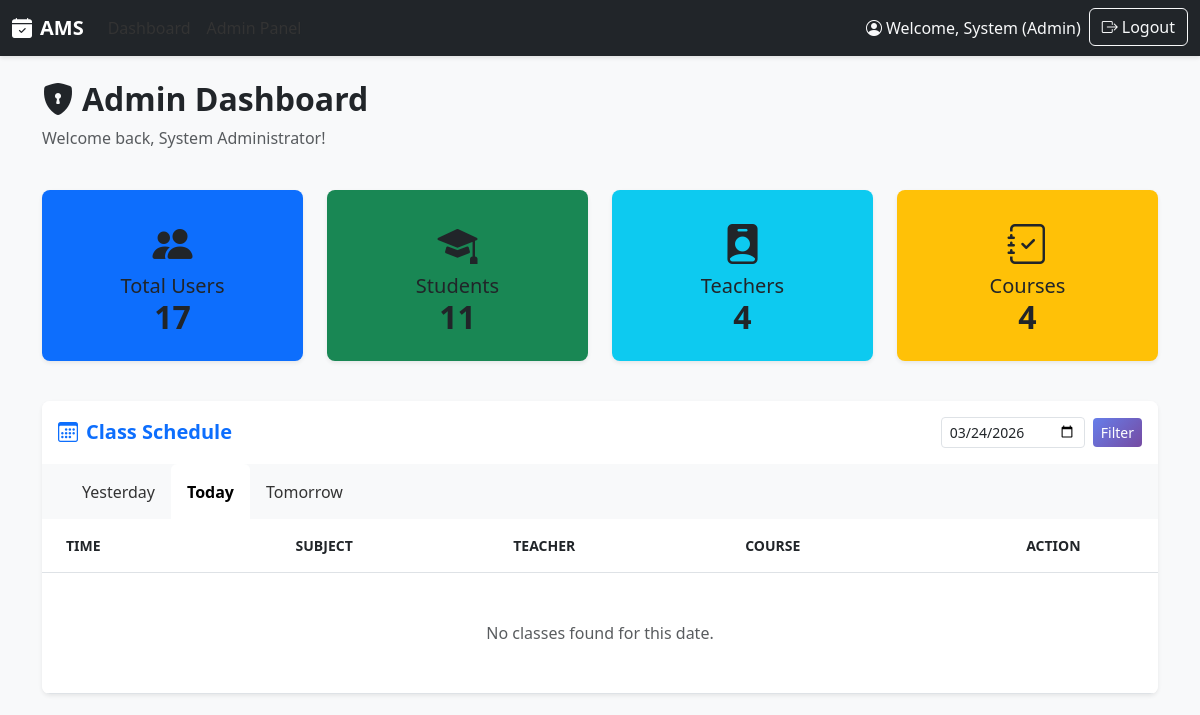
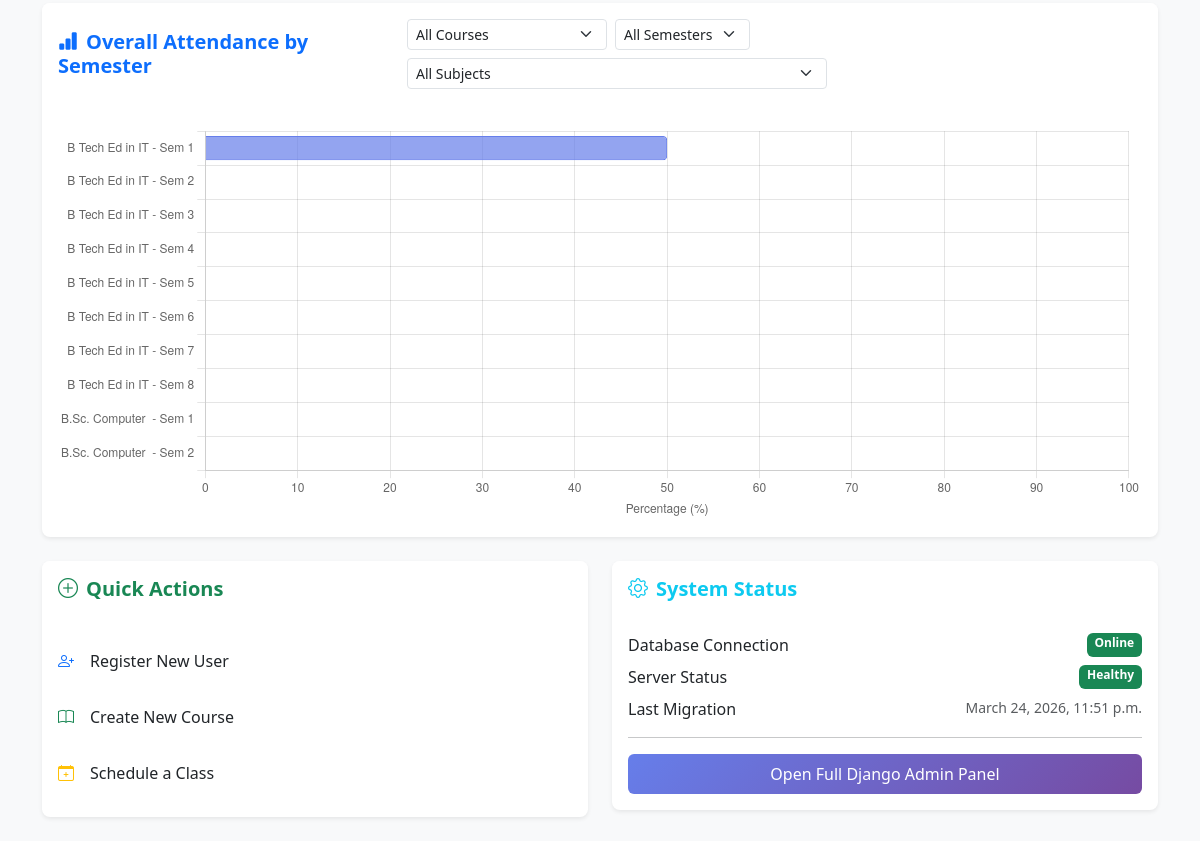
The page /accounts/dashboard/admin/ (signed in) on the database as committed earlier (2 pictures, top to bottom).
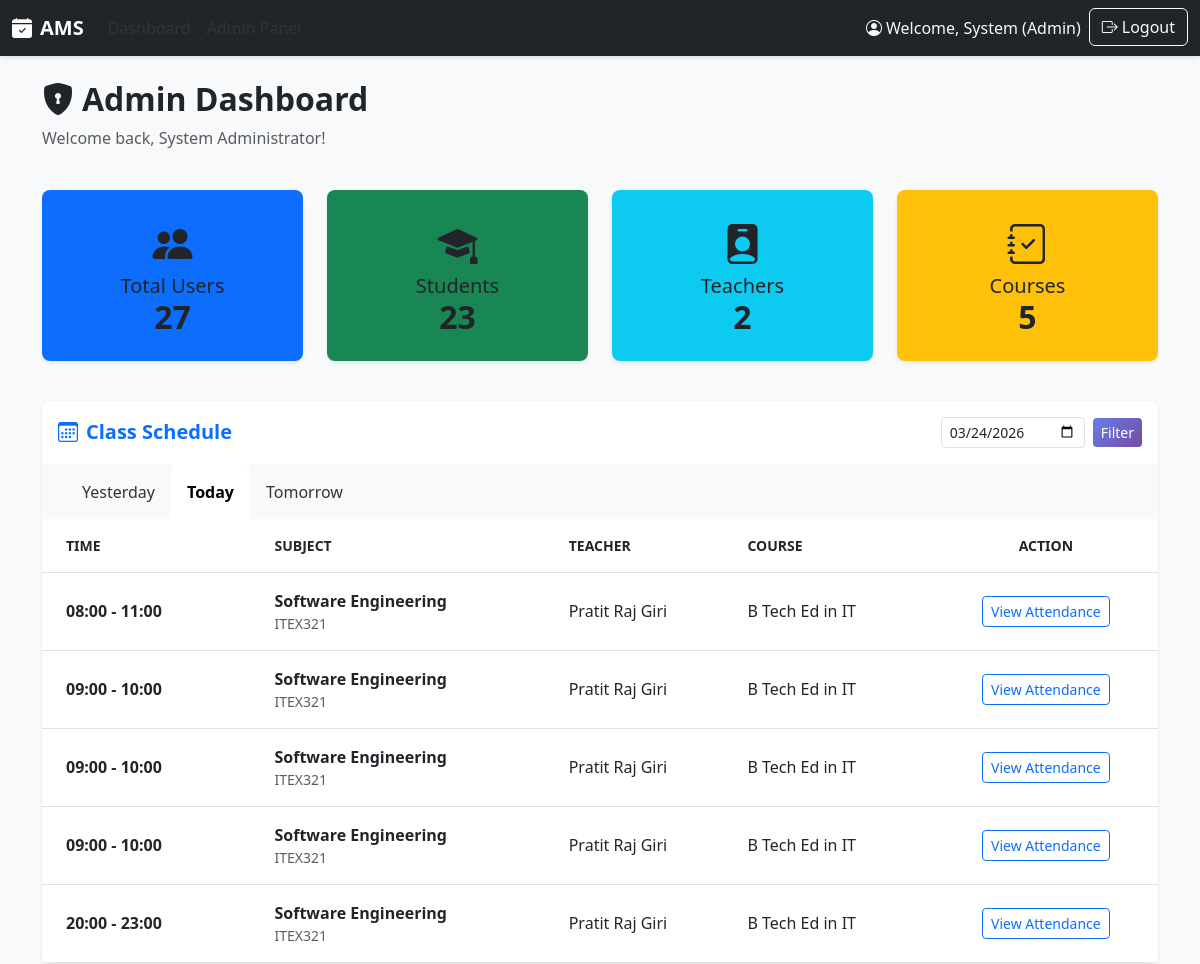
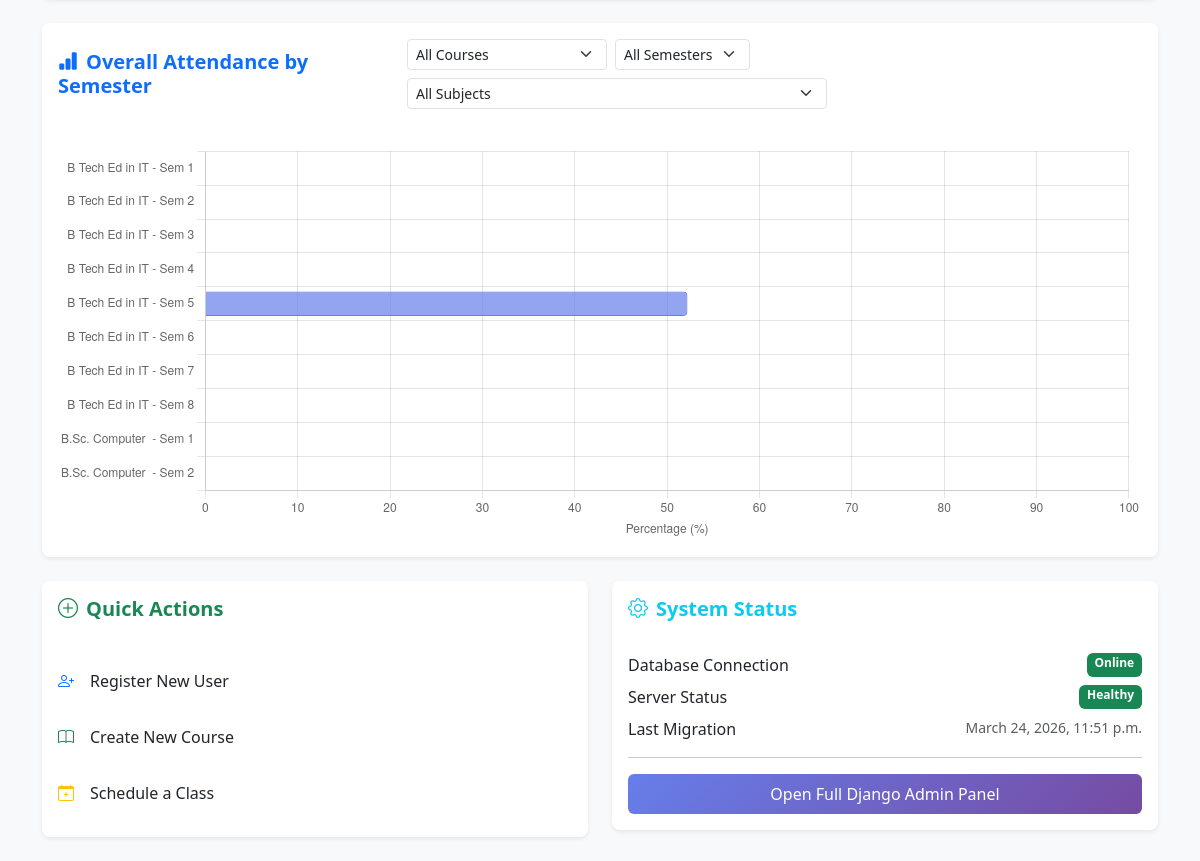
The same page on the database as committed later (2 pictures, top to bottom).
### core/models.py (models this page shows, shortened)
class ClassSchedule(models.Model):
    id = models.UUIDField(primary_key=True, default=uuid.uuid4, editable=False)
    subject = models.ForeignKey(Subject, on_delete=models.CASCADE, related_name='schedules')
    session_date = models.DateField()
    start_time = models.TimeField()
    end_time = models.TimeField()
    taught_by = models.ForeignKey(User, on_delete=models.CASCADE, limit_choices_to={'role': 'teacher'}, related_name='classes_taught')
    created_at = models.DateTimeField(auto_now_add=True)
    updated_at = models.DateTimeField(auto_now=True)
    class Meta:
        db_table = 'class_schedule'
        ordering = ['-session_date', 'start_time']

class Subject(models.Model):
    id = models.UUIDField(primary_key=True, default=uuid.uuid4, editable=False)
    course = models.ForeignKey(Course, on_delete=models.CASCADE, related_name='subjects', null=True)
    semester = models.ForeignKey(Semester, on_delete=models.CASCADE, related_name='subjects', null=True)
    subject_code = models.CharField(max_length=50, unique=True)
    subject_name = models.CharField(max_length=200)
    created_at = models.DateTimeField(auto_now_add=True)
    updated_at = models.DateTimeField(auto_now=True)
    class Meta:
        db_table = 'subject'
        ordering = ['subject_code']

class User(AbstractUser):
    ROLE_CHOICES = [
        ('admin', 'Admin'),
        ('teacher', 'Teacher'),
        ('student', 'Student'),
    ]
    username = None
    id = models.UUIDField(primary_key=True, default=uuid.uuid4, editable=False)
    firstname = models.CharField(max_length=100)
    middlename = models.CharField(max_length=100, blank=True, null=True)
    lastname = models.CharField(max_length=100)
    email = models.EmailField(unique=True)
    role = models.CharField(max_length=20, choices=ROLE_CHOICES)
    updated_at = models.DateTimeField(auto_now=True)
    USERNAME_FIELD = 'email'
    REQUIRED_FIELDS = ['firstname', 'lastname']
    objects = UserManager()
    class Meta:
        db_table = 'user'
        ordering = ['-date_joined']

class Course(models.Model):
    STATUS_CHOICES = [
        ('active', 'Active'),
        ('inactive', 'Inactive'),
    ]
    id = models.UUIDField(primary_key=True, default=uuid.uuid4, editable=False)
    course_name = models.CharField(max_length=200)
    status = models.CharField(max_length=20, choices=STATUS_CHOICES, default='active')
    created_at = models.DateTimeField(auto_now_add=True)
    updated_at = models.DateTimeField(auto_now=True)
    class Meta:
        db_table = 'course'
        ordering = ['course_name']

### accounts/views.py (the view, shortened to what this page needs)
# urls.py: path('dashboard/admin/', views.admin_dashboard, name='admin_dashboard'),
@login_required
@user_passes_test(role_check('admin'), login_url='login')
def admin_dashboard(request):
    user = request.user
    total_users = User.objects.count()
    total_students = Student.objects.count()
    total_teachers = User.objects.filter(role='teacher').count()
    total_courses = Course.objects.count()
    import json
    from django.shortcuts import get_object_or_404
    course_chart_id = request.GET.get('course_chart')
    semester_chart_id = request.GET.get('semester_chart')
    subject_chart_id = request.GET.get('subject_chart')
    chart_labels = []
    attendance_data = []
    chart_title = "Overall Attendance by Semester"
    chart_type = 'bar'
    if subject_chart_id:
        subject = get_object_or_404(Subject, id=subject_chart_id)
        chart_title = f"Attendance for {subject.subject_name}"
        chart_type = 'doughnut'
        total_present = Attendance.objects.filter(session__subject=subject, status='present').count()
        total_absent = Attendance.objects.filter(session__subject=subject, status='absent').count()
        total_late = Attendance.objects.filter(session__subject=subject, status='late').count()
        chart_labels = ['Present', 'Absent', 'Late']
        attendance_data = [total_present, total_absent, total_late]
    else:
        semesters = Semester.objects.all().select_related('course')
        for sem in semesters:
            label_str = f"{sem.course.course_name[:15]} - Sem {sem.semester_no}"
            chart_labels.append(label_str)
            total_records = Attendance.objects.filter(session__subject__semester=sem).count()
            present_records = Attendance.objects.filter(session__subject__semester=sem, status='present').count()
            pct = round((present_records / total_records) * 100, 1) if total_records > 0 else 0
            attendance_data.append(pct)
    filter_courses = Course.objects.all()
    filter_semesters = Semester.objects.all()
    if course_chart_id:
        filter_semesters = filter_semesters.filter(course_id=course_chart_id)
    filter_subjects = Subject.objects.all()
    if semester_chart_id:
        filter_subjects = filter_subjects.filter(semester_id=semester_chart_id)
    elif course_chart_id:
        filter_subjects = filter_subjects.filter(course_id=course_chart_id)
    recent_attendance = None
    today = timezone.now().date()
    selected_date_str = request.GET.get('date')
    if selected_date_str:
        try:
            selected_date = timezone.datetime.strptime(selected_date_str, '%Y-%m-%d').date()
        except ValueError:
            selected_date = today
    else:
        selected_date = today
    yesterday = today - timezone.timedelta(days=1)
    tomorrow = today + timezone.timedelta(days=1)
    classes_today = ClassSchedule.objects.filter(session_date=today).select_related('subject', 'taught_by')
    classes_yesterday = ClassSchedule.objects.filter(session_date=yesterday).select_related('subject', 'taught_by')
    classes_tomorrow = ClassSchedule.objects.filter(session_date=tomorrow).select_related('subject', 'taught_by')
    classes_selected = None
    if selected_date not in [today, yesterday, tomorrow]:
        classes_selected = ClassSchedule.objects.filter(session_date=selected_date).select_related('subject', 'taught_by')
    context = {
        'user': user,
        'total_users': total_users,
        'total_students': total_students,
        'total_teachers': total_teachers,
        'total_courses': total_courses,
        'semester_labels_json': json.dumps(chart_labels),
        'attendance_data_json': json.dumps(attendance_data),
        'chart_height': max(350, len(chart_labels) * 40),
        'chart_title': chart_title,
        'chart_type': chart_type,
        'filter_courses': filter_courses,
        'filter_semesters': filter_semesters,
        'filter_subjects': filter_subjects,
        'classes_today': classes_today,
        'classes_yesterday': classes_yesterday,
        'classes_tomorrow': classes_tomorrow,
        'classes_selected': classes_selected,
        'selected_date': selected_date,
        'today': today,
        'yesterday': yesterday,
        'tomorrow': tomorrow,
        'page_title': 'Admin Dashboard'
    }
    return render(request, 'admin/dashboard.html', context)

### accounts/views.py (called while the page is built)
def role_check(role):
    def check(user):
        return user.is_authenticated and (user.role == role or user.is_superuser)
    return check

### templates/admin/dashboard.html (shortened to what the changed rows need)
{% extends 'base.html' %}
{% block content %}
<div class="row mb-4">
    <div class="col-md-12">
        <h2 class="fw-bold"><i class="bi bi-shield-lock-fill me-2"></i>Admin Dashboard</h2>
    </div>
</div>
<div class="row mb-4">
    <div class="col-md-3">
        <a href="{% url 'user_list' %}" class="text-white text-decoration-none">
            <div class="card bg-primary mb-3 text-center py-2 shadow-sm border-0 rounded-3">
                <div class="card-body">
                    <i class="bi bi-people-fill fs-1 mb-2"></i>
                    <h5 class="card-title mb-0">Total Users</h5>
                    <h2 class="card-text fw-bold mb-0">{{ total_users }}</h2>
                </div>
            </div>
        </a>
    </div>
    <div class="col-md-3">
        <a href="{% url 'user_list' %}?role=student" class="text-white text-decoration-none">
            <div class="card bg-success mb-3 text-center py-2 shadow-sm border-0 rounded-3">
                <div class="card-body">
                    <i class="bi bi-mortarboard-fill fs-1 mb-2"></i>
                    <h5 class="card-title mb-0">Students</h5>
                    <h2 class="card-text fw-bold mb-0">{{ total_students }}</h2>
                </div>
            </div>
        </a>
    </div>
    <div class="col-md-3">
        <a href="{% url 'user_list' %}?role=teacher" class="text-white text-decoration-none">
            <div class="card bg-info mb-3 text-center py-2 shadow-sm border-0 rounded-3">
                <div class="card-body">
                    <i class="bi bi-person-badge-fill fs-1 mb-2"></i>
                    <h5 class="card-title mb-0">Teachers</h5>
                    <h2 class="card-text fw-bold mb-0">{{ total_teachers }}</h2>
                </div>
            </div>
        </a>
    </div>
    <div class="col-md-3">
        <a href="{% url 'course_list' %}" class="text-white text-decoration-none">
            <div class="card bg-warning mb-3 text-center py-2 shadow-sm border-0 rounded-3">
                <div class="card-body">
                    <i class="bi bi-journal-check fs-1 mb-2"></i>
                    <h5 class="card-title mb-0">Courses</h5>
                    <h2 class="card-text fw-bold mb-0">{{ total_courses }}</h2>
                </div>
            </div>
        </a>
    </div>
</div>
<div class="row mb-4">
    <div class="col-md-12">
        <div class="card shadow-sm border-0 rounded-3 overflow-hidden">
            <div class="card-body p-0">
                <div class="table-responsive">
                    <table class="table table-hover align-middle mb-0">
                        <thead class="bg-light text-muted small text-uppercase">
                            <tr>
                                <th class="px-4 py-3">Time</th>
                                <th class="py-3">Subject</th>
                                <th class="py-3">Teacher</th>
                                <th class="py-3">Course</th>
                                <th class="py-3 text-center">Action</th>
                            </tr>
                        </thead>
                        <tbody>
                            {% with current_classes=classes_selected|default:classes_today %}
                            {% if selected_date == yesterday %}{% with current_classes=classes_yesterday %}
                            {% include "admin/partials/_class_rows.html" %}
                            {% endwith %}
                            {% elif selected_date == today %}{% with current_classes=classes_today %}
                            {% include "admin/partials/_class_rows.html" %}
                            {% endwith %}
                            {% elif selected_date == tomorrow %}{% with current_classes=classes_tomorrow %}
                            {% include "admin/partials/_class_rows.html" %}
                            {% endwith %}
                            {% else %}
                            {% include "admin/partials/_class_rows.html" %}
                            {% endif %}
                            {% endwith %}
                        </tbody>
                    </table>
                </div>
            </div>
        </div>
    </div>
</div>
<div class="row">
    <div class="col-md-12">
        <div class="card shadow-sm border-0 mb-4 rounded-3 overflow-hidden">
            <div class="card-body">
                <div style="position: relative; height: {{ chart_height|default:350 }}px; width: 100%;">
                    <canvas id="semesterChart"></canvas>
                </div>
            </div>
        </div>
    </div>
</div>
{% endblock %}

### templates/admin/partials/_class_rows.html
{% for class in current_classes %}
<tr>
    <td class="px-4 py-3">
        <div class="fw-bold">{{ class.start_time|time:"H:i" }} - {{ class.end_time|time:"H:i" }}</div>
    </td>
    <td class="py-3">
        <div class="fw-semibold">{{ class.subject.subject_name }}</div>
        <div class="text-muted small">{{ class.subject.subject_code }}</div>
    </td>
    <td class="py-3">
        {{ class.taught_by.firstname }} {{ class.taught_by.lastname }}
    </td>
    <td class="py-3">
        {{ class.subject.course.course_name }}
    </td>
    <td class="py-3 text-center">
        <a href="{% url 'admin_session_attendance' class.id %}" class="btn btn-sm btn-outline-primary">
            View Attendance
        </a>
    </td>
</tr>
{% empty %}
<tr>
    <td colspan="5" class="text-center text-muted py-5">No classes found for this date.</td>
</tr>
{% endfor %}

Rows that differ between the two databases and show on the page:
added ClassSchedule: start_time "08:00", end_time "11:00", subject.subject_name "Software Engineering", subject.subject_code "ITEX321", taught_by.firstname "Pratit Raj", taught_by.lastname "Giri", subject.course.course_name "B Tech Ed in IT"
added ClassSchedule: start_time "09:00", end_time "10:00", subject.subject_name "Software Engineering", subject.subject_code "ITEX321", taught_by.firstname "Pratit Raj", taught_by.lastname "Giri", subject.course.course_name "B Tech Ed in IT"
added ClassSchedule: start_time "09:00", end_time "10:00", subject.subject_name "Software Engineering", subject.subject_code "ITEX321", taught_by.firstname "Pratit Raj", taught_by.lastname "Giri", subject.course.course_name "B Tech Ed in IT"
added ClassSchedule: start_time "09:00", end_time "10:00", subject.subject_name "Software Engineering", subject.subject_code "ITEX321", taught_by.firstname "Pratit Raj", taught_by.lastname "Giri", subject.course.course_name "B Tech Ed in IT"
added ClassSchedule: start_time "20:00", end_time "23:00", subject.subject_name "Software Engineering", subject.subject_code "ITEX321", taught_by.firstname "Pratit Raj", taught_by.lastname "Giri", subject.course.course_name "B Tech Ed in IT"
Other text that changed with them:
{{ total_users }}: "17" → "27"
{{ total_students }}: "11" → "23"
{{ total_teachers }}: "4" → "2"
{{ total_courses }}: "4" → "5"
chart data {{ attendance_data_json|safe }}: [50.0, 0, 0, 0, 0, 0, 0, 0, 0, 0] → [0, 0, 0, 0, 52.2, 0, 0, 0, 0, 0]
text no longer shown: "No classes found for this date."
